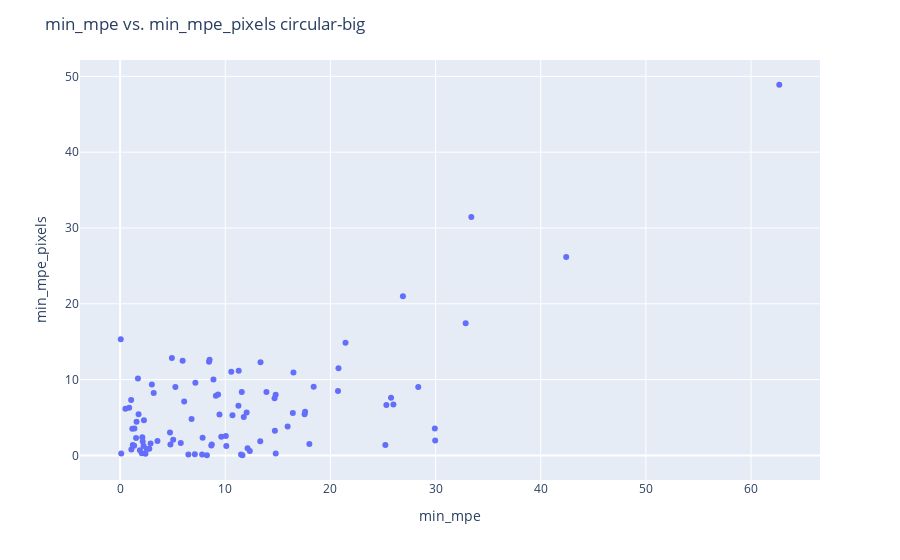
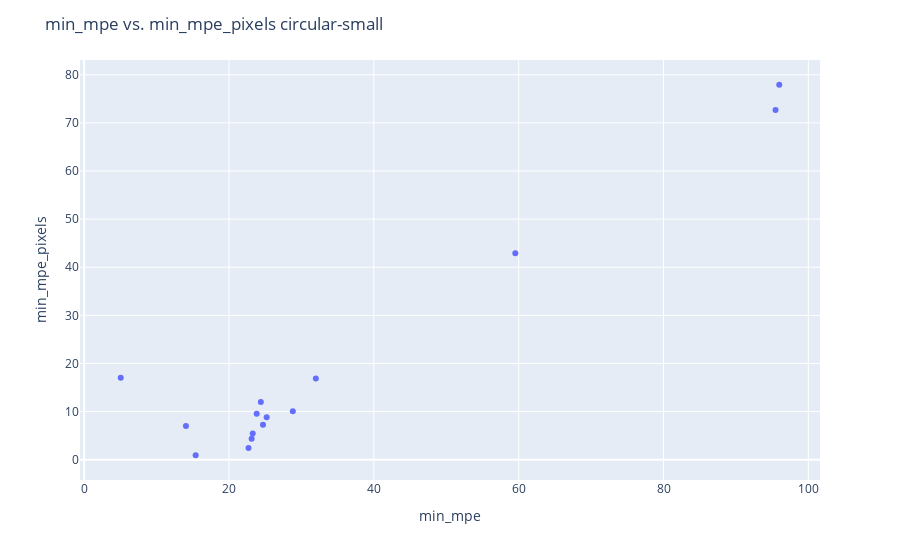
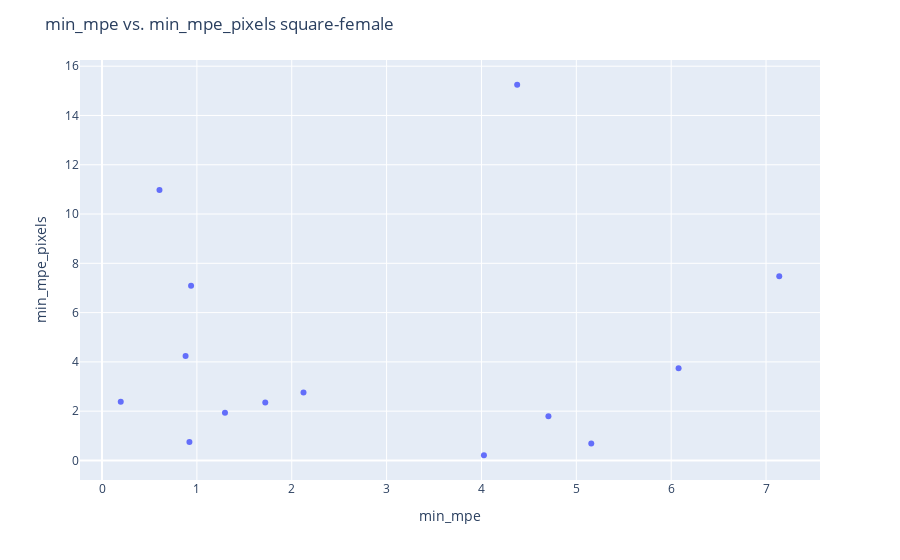

The code cell stored with these charts, in order, in its notebook:
### Code cell
#relationship between min_mpe and min_mpe_of_pixels
for pond_type in df['PondType'].unique():

    fig = px.scatter(df[df['PondType'] == pond_type], x='min_mpe', y='min_mpe_pixels',hover_data=['Label', 'PrawnID'])
    #add title
    fig.update_layout(title=f'min_mpe vs. min_mpe_pixels {pond_type}')

    #save the plot to png
    fig.write_image(f'full body_min_mpe vs. min_mpe_pixels {pond_type}.png')
    # Add a trendline
    fig.show()

### Figure 1 — Plotly figure (JSON) as saved in the notebook; plotly's stock layout.template omitted (floating-point values rounded to 4 significant figures; data arrays with more than 128 entries replaced by an {"elided": "..."} marker saying what was removed)
{"data": [{"customdata": {"elided": "93x2 str values"}, "hovertemplate": "min_mpe=%{x}<br>min_mpe_pixels=%{y}<br>Label=%{customdata[0]}<br>PrawnID=%{customdata[1]}<extra></extra>", "legendgroup": "", "marker": {"color": "#636efa", "symbol": "circle"}, "mode": "markers", "name": "", "orientation": "v", "showlegend": false, "type": "scatter", "x": [5.945, 8.455, 1.515, 6.792, 1.158, 2.231, 9.107, 10.57, 13.35, 7.103, 3.193, 1.357, 0.8593, 15.93, 13.91, 12.33, 8.873, 1.067, 20.76, 4.92, 2.262, 4.74, 6.091, 21.43, 29.93, 29.96, 25.23, 17.54, 12.12, 17.59, 7.795, 20.72, 18.4, 8.669, 2.107, 9.617, 14.79, 14.69, 4.785, 2.062, 10.68, 16.42, 8.714, 11.25, 1.694, 1.202, 2.77, 11.28, 5.767, 1.047, 18.0, 28.35, 14.8, 25.76, 25.32, 0.05802, 7.152, 5.254, 1.562, 8.507, 3.016, 11.5, 0.501, 14.71, 2.149, 10.1, 3.55, 1.753, 2.41, 2.895, 6.49, 7.842, 5.046, 1.331, 8.25, 12.03, 11.63, 9.445, 0.1041, 11.76, 11.57, 62.68, 16.48, 9.313, 33.4, 2.533, 32.86, 10.05, 26.89, 42.42, 25.99, 13.33, 1.881], "xaxis": "x", "y": [12.48, 12.36, 2.302, 4.794, 3.522, 1.251, 7.867, 11.04, 12.29, 0.1546, 8.236, 3.547, 6.284, 3.802, 8.352, 0.5971, 10.02, 0.7845, 11.49, 12.85, 4.653, 3.012, 7.108, 14.87, 3.561, 1.969, 1.39, 5.422, 0.9505, 5.75, 0.1408, 8.511, 9.061, 1.305, 2.409, 2.454, 8.005, 7.533, 1.456, 0.3047, 5.289, 5.593, 1.436, 6.538, 10.16, 1.39, 0.8871, 11.19, 1.658, 7.326, 1.513, 9.024, 0.2587, 7.624, 6.664, 15.32, 9.588, 9.031, 4.432, 12.62, 9.362, 0.1126, 6.145, 3.247, 1.828, 1.237, 1.914, 5.442, 0.2082, 1.572, 0.12, 2.343, 2.065, 1.276, 0.03055, 5.663, 0.02632, 5.417, 0.2572, 5.059, 8.356, 48.89, 10.93, 8.05, 31.46, 0.8353, 17.45, 2.573, 21.01, 26.19, 6.717, 1.866, 0.6868], "yaxis": "y"}], "layout": {"legend": {"tracegroupgap": 0}, "margin": {"t": 60}, "title": {"text": "min_mpe vs. min_mpe_pixels circular-big"}, "xaxis": {"anchor": "y", "domain": [0, 1], "title": {"text": "min_mpe"}}, "yaxis": {"anchor": "x", "domain": [0, 1], "title": {"text": "min_mpe_pixels"}}}}

### Figure 2 — Plotly figure (JSON) as saved in the notebook; plotly's stock layout.template omitted (floating-point values rounded to 4 significant figures)
{"data": [{"customdata": [["full body:undistorted_GX010089_11_236.jpg_gamma", "Prawn_0"], ["full body:undistorted_GX010089_11_236.jpg_gamma", "Prawn_1"], ["full body:undistorted_GX010089_11_236.jpg_gamma", "Prawn_2"], ["full body:undistorted_GX010089_11_236.jpg_gamma", "Prawn_3"], ["full body:undistorted_GX010091_5_149.jpg_gamma", "Prawn_0"], ["full body:undistorted_GX010091_5_149.jpg_gamma", "Prawn_1"], ["full body:undistorted_GX010091_5_149.jpg_gamma", "Prawn_2"], ["full body:undistorted_GX010102_9_165.jpg_gamma", "Prawn_1"], ["full body:undistorted_GX010102_9_165.jpg_gamma", "Prawn_2"], ["full body:undistorted_GX010102_9_165.jpg_gamma", "Prawn_3"], ["full body:undistorted_GX010102_9_165.jpg_gamma", "Prawn_4"], ["full body:undistorted_GX010102_9_165.jpg_gamma", "Prawn_5"], ["full body:undistorted_GX010102_50_1396.jpg_gamma", "Prawn_0"], ["full body:undistorted_GX010105_28_816.jpg_gamma", "Prawn_0"], ["full body:undistorted_GX010105_28_816.jpg_gamma", "Prawn_1"]], "hovertemplate": "min_mpe=%{x}<br>min_mpe_pixels=%{y}<br>Label=%{customdata[0]}<br>PrawnID=%{customdata[1]}<extra></extra>", "legendgroup": "", "marker": {"color": "#636efa", "symbol": "circle"}, "mode": "markers", "name": "", "orientation": "v", "showlegend": false, "type": "scatter", "x": [31.99, 23.83, 25.2, 5.053, 23.13, 14.06, 95.47, 22.7, 95.98, 59.54, 28.81, 24.4, 15.4, 24.69, 23.28], "xaxis": "x", "y": [16.88, 9.529, 8.839, 17.03, 4.367, 6.986, 72.69, 2.415, 77.93, 42.93, 10.07, 12.0, 0.9242, 7.266, 5.427], "yaxis": "y"}], "layout": {"legend": {"tracegroupgap": 0}, "margin": {"t": 60}, "title": {"text": "min_mpe vs. min_mpe_pixels circular-small"}, "xaxis": {"anchor": "y", "domain": [0, 1], "title": {"text": "min_mpe"}}, "yaxis": {"anchor": "x", "domain": [0, 1], "title": {"text": "min_mpe_pixels"}}}}

### Figure 3 — Plotly figure (JSON) as saved in the notebook; plotly's stock layout.template omitted (floating-point values rounded to 4 significant figures)
{"data": [{"customdata": [["full body:undistorted_GX010152_36_378.jpg_gamma", "Prawn_0"], ["full body:undistorted_GX010152_36_378.jpg_gamma", "Prawn_1"], ["full body:undistorted_GX010157_160_2259", "Prawn_0"], ["full body:undistorted_GX010157_174_2582.jpg_gamma", "Prawn_0"], ["full body:undistorted_GX010157_177_2665.jpg_gamma", "Prawn_0"], ["full body:undistorted_GX010161_54_676.jpg_gamma.jpg_gamma", "Prawn_0"], ["full body:undistorted_GX010162_72_927.jpg_gamma.jpg_gamma", "Prawn_0"], ["full body:undistorted_GX010174_62_790.jpg_gamma", "Prawn_0"], ["full body:undistorted_GX010175_266_3372.jpg_gamma.jpg_gamma", "Prawn_0"], ["full body:undistorted_GX010177_232_3047", "Prawn_0"], ["full body:undistorted_GX010178_172_3604.jpg_gamma", "Prawn_0"], ["full body:undistorted_GX010183_37_685.jpg_gamma", "Prawn_0"], ["full body:undistorted_GX010183_80_1633.jpg_gamma", "Prawn_0"], ["full body:undistorted_GX010183_128_2852.jpg_gamma", "Prawn_0"]], "hovertemplate": "min_mpe=%{x}<br>min_mpe_pixels=%{y}<br>Label=%{customdata[0]}<br>PrawnID=%{customdata[1]}<extra></extra>", "legendgroup": "", "marker": {"color": "#636efa", "symbol": "circle"}, "mode": "markers", "name": "", "orientation": "v", "showlegend": false, "type": "scatter", "x": [0.9388, 4.376, 4.706, 1.296, 0.6056, 6.078, 5.158, 0.8809, 0.1974, 7.139, 0.9213, 1.721, 2.124, 4.026], "xaxis": "x", "y": [7.093, 15.25, 1.793, 1.932, 10.98, 3.74, 0.6916, 4.241, 2.384, 7.471, 0.7451, 2.349, 2.759, 0.2111], "yaxis": "y"}], "layout": {"legend": {"tracegroupgap": 0}, "margin": {"t": 60}, "title": {"text": "min_mpe vs. min_mpe_pixels square-female"}, "xaxis": {"anchor": "y", "domain": [0, 1], "title": {"text": "min_mpe"}}, "yaxis": {"anchor": "x", "domain": [0, 1], "title": {"text": "min_mpe_pixels"}}}}
